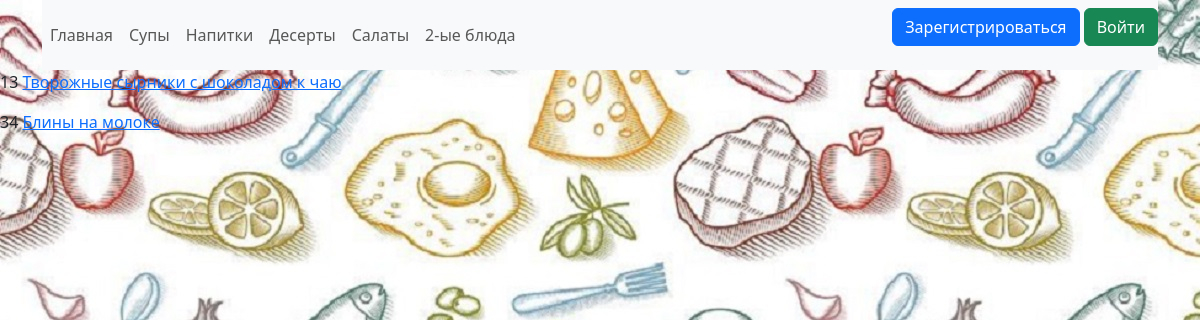
/desserts, run on the app's committed database.
### data/recipes.py (models this page shows)
class Recipe(SqlAlchemyBase):
    __tablename__ = 'recipes'
    id = sqlalchemy.Column(sqlalchemy.Integer,
                           primary_key=True, autoincrement=True)
    name = sqlalchemy.Column(sqlalchemy.String, nullable=True)
    ingredients = sqlalchemy.Column(sqlalchemy.TEXT, nullable=True)
    recipe = sqlalchemy.Column(sqlalchemy.TEXT)

### main.py (the view)
@app.route('/desserts')
def desserts():
    db_sess = db_session.create_session()
    temp = [el.id for el in db_sess.query(RecCat).filter(RecCat.id_cats == 4).all()]
    desserts = db_sess.query(Recipe).filter(Recipe.id.in_(temp)).all()
    return render_template('list_desserts.html', desserts=desserts)

### data/db_session.py (called while the page is built)
def create_session() -> Session:
    global __factory
    return __factory()

### templates/list_desserts.html
{% extends "base.html" %}
{% block content %}
    {% for des in desserts %}
        <p>{{des.id}} <a href="{{ url_for('dessert', pk=des.id) }}">{{des.name}}</a></p>
    {% endfor %}
{% endblock %}

### data on the page
Recipe: id "13", name "Творожные сырники с шоколадом к чаю"
Recipe: id "34", name "Блины на молоке"
